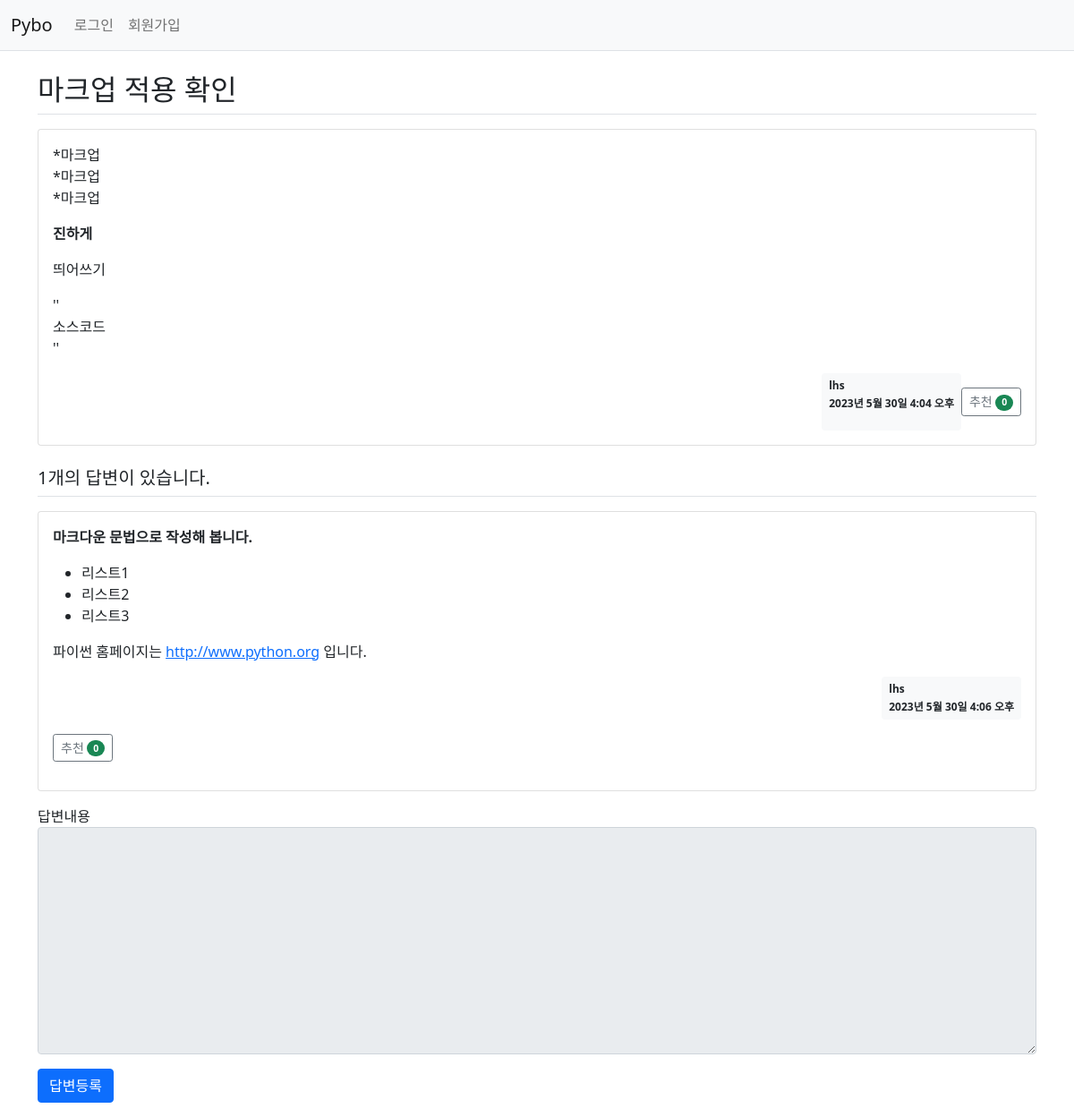
Page /pybo/311/ on the committed database.
### pybo/models.py (models this page shows, shortened)
class Question(models.Model):
    author = models.ForeignKey(User, on_delete=models.CASCADE, related_name='author_question')
    subject = models.CharField(max_length=200)
    content = models.TextField()
    create_date = models.DateTimeField()
    modify_date = models.DateTimeField(null=True, blank=True)
    voter = models.ManyToManyField(User, related_name='voter_question')  #추천인 추가

class Answer(models.Model):
    author = models.ForeignKey(User, on_delete=models.CASCADE, related_name='author_answer') #on_delete 글쓴이가 삭제된다면 관련된 콘텐츠도 같이 삭제되도록 설정
    question = models.ForeignKey(Question, on_delete=models.CASCADE) #CASCADE 종속
    content = models.TextField()
    create_date = models.DateTimeField()
    modify_date = models.DateTimeField(null=True, blank=True)
    voter = models.ManyToManyField(User, related_name='voter_answer')  #추천인 추가

### pybo/views/base_views.py (the view)
def detail(request, question_id):
    question = get_object_or_404(Question, pk=question_id)
    context = {'question': question}
    return render(request, 'pybo/question_detail.html', context)

### pybo/templatetags/pybo_filter.py (called while the page is built)
@register.filter
def mark(value):
    extensions = ["nl2br", "fenced_code"]
    return mark_safe(markdown.markdown(value, extensions=extensions))

### templates/pybo/question_detail.html (shortened to what this page needs)
{% extends 'base.html' %}
{% load pybo_filter %}
{% block content %}
<div class="container my-3">
    <h2 class="border-bottom py-2">{{ question.subject }}</h2>
    <div class="card my-3">
        <div class="card-body">
            <div class="card-text" >{{ question.content|mark}}</div>
            <div class="d-flex justify-content-end">
                <div class="badge bg-light text-dark p-2 text-start">
                    <div class="mb-2">{{ question.author.username }}</div>
                    <div>{{ question.create_date }}</div>
                </div>
                <div class="my-3">
                    <a href="javascript:void(0)" data-uri="{% url 'pybo:question_vote' question.id  %}"
                    class="recommend btn btn-sm btn-outline-secondary"> 추천
                    <span class="badge rounded-pill bg-success">{{question.voter.count}}</span>
                    </a>
                </div>
            </div>
        </div>
    </div>
    <h5 class="border-bottom my-3 py-2">{{question.answer_set.count}}개의 답변이 있습니다.</h5>
    {% for answer in question.answer_set.all %}
    <div class="card my-3">
        <div class="card-body">
            <div class="card-text" >{{ answer.content|mark }}</div>
            <div class="d-flex justify-content-end">
                <div class="badge bg-light text-dark p-2 text-start">
                    <div class="mb-2">{{ answer.author.username }}</div>
                    <div>{{ answer.create_date }}</div>
                </div>
            </div>
            <div class="my-3">
                <a href="javascript:void(0)" data-uri="{% url 'pybo:answer_vote' answer.id  %}"
                    class="recommend btn btn-sm btn-outline-secondary"> 추천
                     <span class="badge rounded-pill bg-success">{{answer.voter.count}}</span>
                </a>
                </div>
        </div>
    </div>
    {% endfor %}
    <form action="{% url 'pybo:answer_create' question.id %}" method="post" class="my-3">
        <div class="mb-3">
            <lable for="content" class="form-label">답변내용</lable>
            <textarea {%if not user.is_authenticated %}disabled{% endif %}
                    name="content" id="content" class="form-control" rows="10"></textarea>
        </div>
        <input type="submit" value="답변등록" class="btn btn-primary">
    </form>
</div>
{% endblock %}

### rows in the picture
Question: subject "마크업 적용 확인", content|mark "*마크업 *마크업 *마크업 진하게 띄어쓰기 '' 소스코드 ''", author.username "lhs", create_date "2023년 5월 30일 4:04 오후", voter.count "0", answer_set.count "1"
Answer: content|mark "마크다운 문법으로 작성해 봅니다. 리스트1 리스트2 리스트3 파이썬 홈페이지는 http://www.python.org 입니다.", author.username "lhs", create_date "2023년 5월 30일 4:06 오후", voter.count "0"
